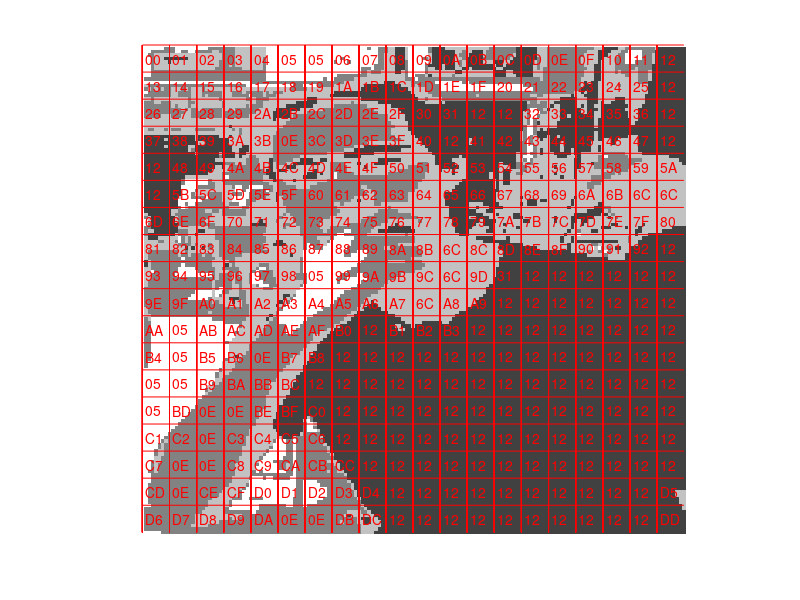

MATLAB code to generate this figure:
clear;clc;close all;

load('photo_deduplicated.mat')
load('photo_map_deduplicated.mat');

bytes = hex2dec(bytes);
tile_map = hex2dec(tile_map);

bytes1 = bytes(1:2:end);
bytes2 = bytes(2:2:end);

t = 1;
tiles = cell(1,length(bytes1)/8);
for k = 0:8:length(bytes1)-1
        bits1 = de2bi(bytes1(k+1:k+8)',8,'left-msb');
        bits2 = de2bi(bytes2(k+1:k+8)',8,'left-msb');
        bits1 = reshape(bits1,numel(bits1),1);
        bits2 = reshape(bits2,numel(bits2),1);
        bits = [bits1,bits2];
        pixels = bi2de(bits);
        pixels = reshape(pixels,8,8);
        I = pixels*63;
        I = 255-I;
        tiles{t} = I;
        t = t+1;
end

t = 1;
for l=1:8:18*8
    for c = 1:8:20*8
        I(l:l+7,c:c+7) = tiles{tile_map(t)+1};
        t = t+1;
    end
end
imshow(uint8(I))

t = 1;
for l = 1:8:18*8
    line([0,size(I,2)],[l-1,l-1],'Color','red');
    for c = 1:8:20*8
        text(c,l+3,dec2hex(tile_map(t),2),'Color','red');
        t = t+1;
        line([c-1,c-1],[0,size(I,1)],'Color','red');
    end
end
